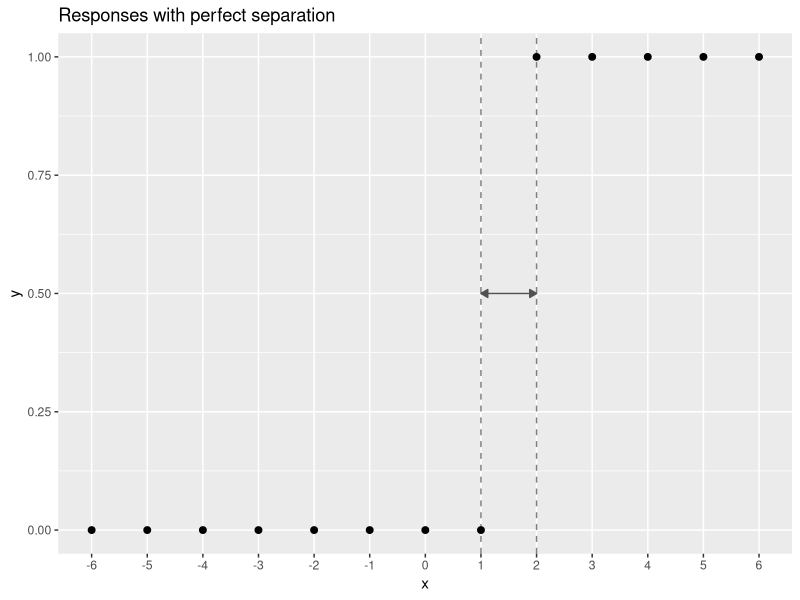

Reproduce this figure in R.
## ---- chunk 1
library(ggplot2)
library(magrittr)
## ---- chunk 2
data.frame(x = seq(-6, 6, 1),
           y = c(rep(0, 8), rep(1, 5))) %>%
  ggplot(aes(x, y)) +
  geom_point(size = 2) +
  geom_vline(xintercept = c(1, 2), alpha = 0.5, linetype = "dashed") +
  annotate("segment", 
           x = 1, xend = 2, 
           y = 0.5, yend = 0.5,
           color = "gray32", 
           arrow = arrow(length = unit(0.2, "cm"), 
                         type = "closed", 
                         ends = "both")) +
  scale_x_continuous(breaks = seq(-6, 6, 1), minor_breaks = NULL) +
  labs(title = "Responses with perfect separation")
